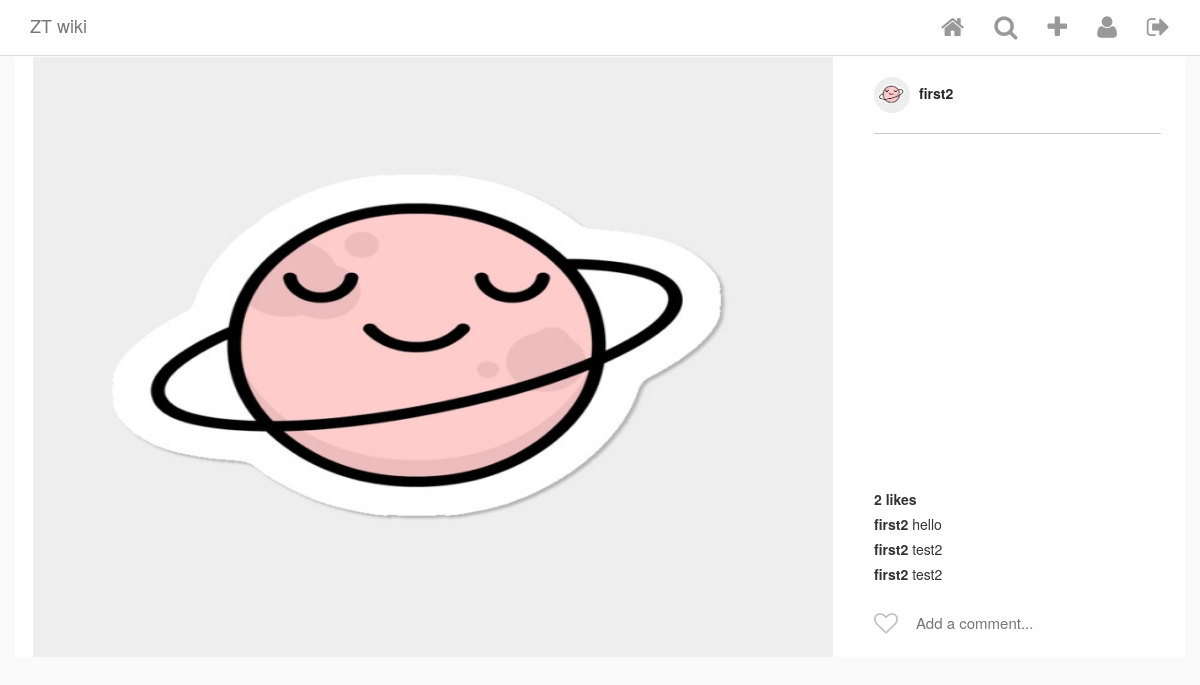
The app's page /commute/post/1/ (signed in) with its own data.
### commute/models.py (models this page shows, shortened)
class Post(models.Model):
    author = models.ForeignKey(
        Member, on_delete=models.CASCADE, related_name='my_posts')
    title = models.TextField(blank=True, null=True)
    image = ProcessedImageField(upload_to='static/images/posts',
                                format='JPEG', options={'quality': 100}, blank=True, null=True)
    def get_like_count(self):
        return self.likes.count()

class Member(AbstractUser):
    profile_pic = ProcessedImageField(upload_to='static/images/profiles',
                                      format='JPEG', options={'quality': 100}, blank=True, null=True)

class Comment(models.Model):
    post = models.ForeignKey(
        Post, on_delete=models.CASCADE, related_name='comments')
    user = models.ForeignKey(
        Member, on_delete=models.CASCADE, related_name='comments')
    comment = models.CharField(max_length=1000)
    posted_on = models.DateTimeField(auto_now_add=True, editable=False)

### commute/views.py (the view)
# urls.py: path('post/<int:pk>/', PostDetailView.as_view(), name='detail'),
class PostDetailView(DetailView):
    model = Post
    template_name = "detail.html"
    def get_context_data(self, **kwargs):
        data = super().get_context_data(**kwargs)
        liked = Like.objects.filter(post=self.kwargs.get(
            'pk'), user=self.request.user).first()
        if liked:
            data['liked'] = 1
        else:
            data['liked'] = 0
        return data

### commute/templatetags/custom_tags.py (called while the page is built)
@register.simple_tag
def has_user_liked_post(post, user):
    try:
        like = Like.objects.get(post=post, user=user)
        return "fa-heart"
    except:
        return "fa-heart-o"

@register.simple_tag(takes_context=True)
def active(context, pattern_or_urlname):
    try:
        pattern = reverse(pattern_or_urlname)
    except NoReverseMatch:
        pattern = pattern_or_urlname
    path = context['request'].path
    if re.search(pattern, path):
        return 'active'
    return ''

### templates/detail.html (shortened to what this page needs)
{% extends "base.html" %}
{% load custom_tags %}
{% block content %}
<div class="row single-post">
    <div class="single-post-card view-update {{ object.pk }}">
        <div class="header">
            <a href="{% url 'profile' object.author.id%}">
                {% if object.author.profile_pic %}
                    <img class="picture-circle--medium" src="/{{object.author.profile_pic}}">
                {% endif %}
                {{ object.author.first_name }}
            </a>
        </div>
        <div class="image__wrapper">
            <img class="card__main-image" src="/{{object.image}}" width='800', height='800'>
        </div>
        <div class="comments-portion">
            <div class="likes-timestamp-row">
                <div class="likes">
                    {% if object.get_like_count %}
                        {{ object.get_like_count }} like{% if object.get_like_count > 1 %}s{% endif %}
                    {% endif %}
                </div>
            </div>
            <ul class="comment-list">
                {% for comment in object.comments.all %}
                <li class="comment-list__comment">
                    <a href="{% url 'profile' comment.user.id %}" class="user">
                        {{ comment.user.first_name }}
                    </a>
                    <span class="comment">{{ comment.comment }}</span>
                </li>
                {% endfor %}
            </ul>
            <section class="input-row">
               <i class="fa {% has_user_liked_post post user %} submit-like" aria-hidden="true"></i>
                <div class="comment-input-wrapper">
                    <input class="add-comment" type="text" placeholder="Add a comment...">
                </div>
            </section>
        </div>
    </div>
</div>
{% endblock content %}

### static/css/style.css (style rules this page uses)
html { height: 100%; }
body { min-height: 100%; background-color: #fafafa; }
.picture-circle, .picture-circle--medium, .picture-circle--small { border-radius: 100%; width: 150px; height: 150px; }
.picture-circle--medium { width: 36px; height: 36px; }
.card__main-image { max-width: 100%; max-height: 600px; height: auto; margin: 0 auto; display: block; }
.comment-list { list-style: none; margin: 0; padding: 0; }
.comment-list__comment { margin-top: 5px; margin-bottom: 5px; }
.comment-list__comment .user { color: #333; font-weight: bold; }
.likes-timestamp-row { margin-top: 15px; }
.likes-timestamp-row > div { display: inline-block; }
.likes-timestamp-row .likes { font-weight: bold; }
.single-post-card { display: flex; align-items: stretch; box-sizing: border-box; flex-direction: column; flex-shrink: 0; padding-right: 335px; width: 100%; position: relative; background-color: #fff; }
.single-post-card .header, .single-post-card .comments-portion { display: flex; flex-shrink: 0; }
.single-post-card .header { border-bottom: 1px solid #ccc; padding: 20px 0; flex-direction: row; position: absolute; top: 0; right: 24px; width: 287px; display: flex; align-items: center; }
.single-post-card .header img { margin-right: 5px; }
.single-post-card .header a { color: #262626; font-weight: bold; }
.single-post-card .comments-portion { position: absolute; bottom: 0; right: 0; width: 335px; padding: 0 24px; flex-direction: column; }
.input-row { position: relative; display: flex; align-items: center; height: 68px; padding-left: 40px; }
.input-row .submit-like { cursor: pointer; position: absolute; top: 32%; left: 0; color: #C2C2C2; font-size: 24px; }
.input-row .comment-input-wrapper { display: inline-block; color: #262626; font-size: 15px; width: 100%; }
.input-row .comment-input-wrapper input { width: 100%; border: none; outline: none; }

### records on screen
Post: author.profile_pic (picture), author.first_name "first2", image (picture), get_like_count "2"
Comment: user.first_name "first2", comment "hello"
Comment: user.first_name "first2", comment "test2"
Comment: user.first_name "first2", comment "test2"
